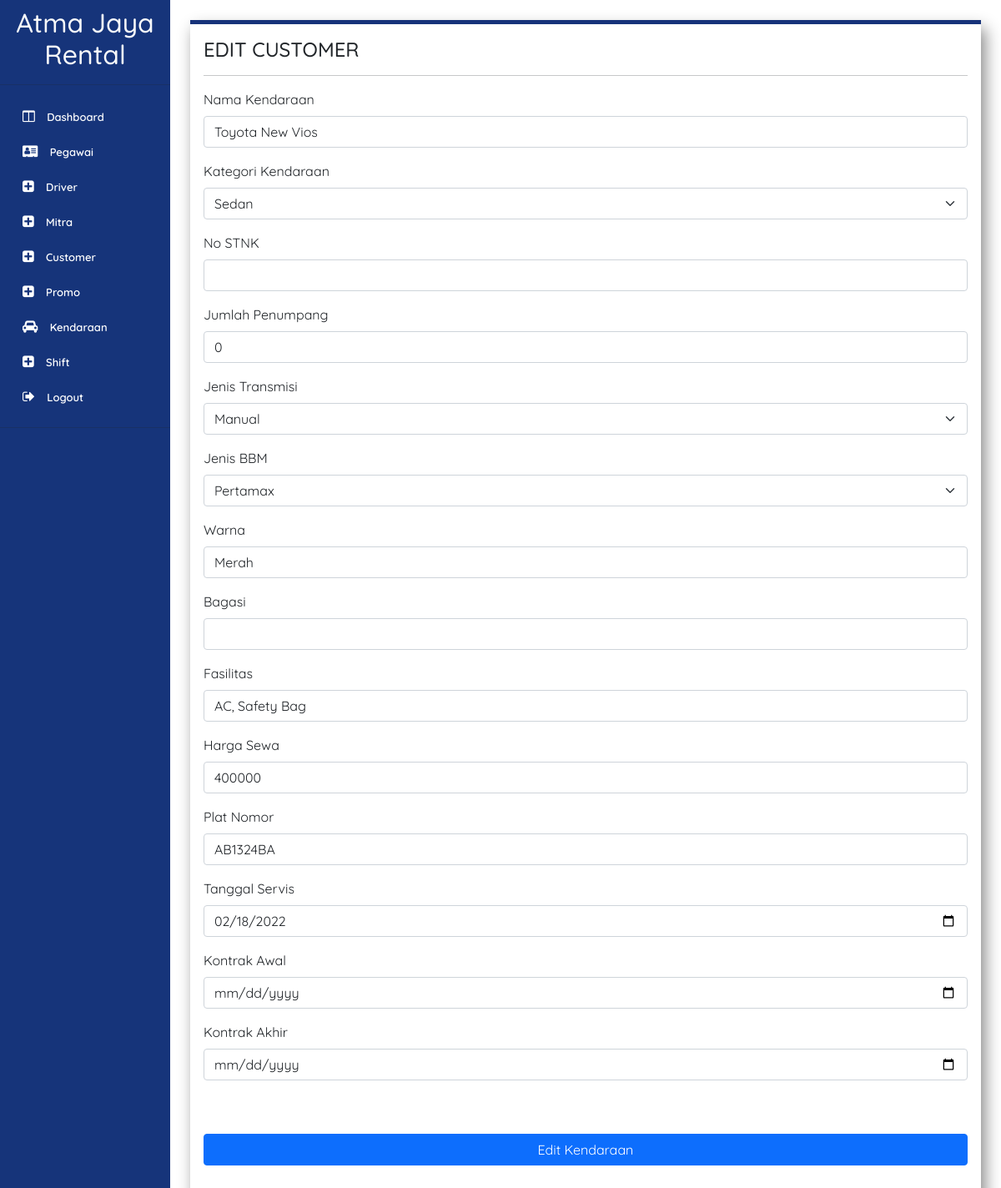
The page /page/editKendaraanPage.php?id=01112 (signed in) on the database its author committed.
### tables this page shows
CREATE TABLE `kendaraan` (
  `ID_KENDARAAN` int(5) UNSIGNED ZEROFILL NOT NULL,
  `ID_MITRA` int(5) UNSIGNED ZEROFILL DEFAULT NULL,
  `PEMILIK_KENDARAAN` varchar(10) NOT NULL,
  `NAMA_KENDARAAN` varchar(50) DEFAULT NULL,
  `KATEGORI_KENDARAAN` varchar(50) DEFAULT NULL,
  `NO_STNK_KENDARAAN` varchar(10) NOT NULL,
  `JUMLAH_PENUMPANG` int(11) NOT NULL,
  `JENIS_TRANSMISI` varchar(10) DEFAULT NULL,
  `JENIS_BBM` varchar(20) DEFAULT NULL,
  `WARNA_MOBIL` varchar(30) DEFAULT NULL,
  `VOLUME_BAGASI` float DEFAULT NULL,
  `FASILITAS_KENDARAAN` varchar(255) DEFAULT NULL,
  `HARGA_SEWA` float DEFAULT NULL,
  `PLAT_NOMOR` varchar(15) DEFAULT NULL,
  `TANGGAL_SERVIS` date DEFAULT NULL,
  `KONTRAK_AWAL` date DEFAULT NULL,
  `KONTRAK_AKHIR` date DEFAULT NULL
);

### page/editKendaraanPage.php (the view, shortened to what this page needs)
<?php
 include '../component/sidebarAdmin.php';
?>
<?php
  $id_kendaraan = $_GET['id'];
  $kendaraan = mysqli_query($con, "SELECT * FROM kendaraan WHERE id_kendaraan = '$id_kendaraan'") or die(mysqli_error($con));
  $data = mysqli_fetch_array($kendaraan);
echo'
<!doctype html>
<html lang="en">
  <head>
    <link href="https://cdn.jsdelivr.net/npm/bootstrap@5.0.2/dist/css/bootstrap.min.css" rel="stylesheet">
    <link href="style.css" rel="stylesheet">
  </head>
 <div class="container p-3 m-4 h-100" style="background-color: #FFFFFF; border-top: 5px solid #17337A;  box-shadow: 5px 10px 18px #888888;" >
    <h4 >EDIT CUSTOMER</h4>
    <hr>
    <form action="../process/editKendaraanProcess.php?id='.$data[0].'" method="post">
<div class="mb-3">
<label for="exampleInputEmail1" class="form-label">Nama Kendaraan</label>
<input class="form-control" id="nama_kendaraan" name="nama_kendaraan" aria-describedby="emailHelp" value = "'.$data[3].'">
</div>
<div class="mb-3">
<label for="exampleInputEmail1" class="form-label">Kategori Kendaraan</label>
<select class="form-select" aria-label="Default select example" name="kategori_kendaraan" id="kategori_kendaraan" value = "'.$data[4].'">
<option value="Sedan">Sedan</option>
</select>
</div>
<div class="mb-3">
<label for="exampleInputEmail1" class="form-label">No STNK</label>
<input class="form-control" id="no_stnk_kendaraan" name="no_stnk_kendaraan" aria-describedby="emailHelp" value = "'.$data[5].'">
</div>
<div class="mb-3">
<label for="exampleInputEmail1" class="form-label">Jumlah Penumpang</label>
<input class="form-control" id="jumlah_penumpang" name="jumlah_penumpang" aria-describedby="emailHelp" value = "'.$data[6].'">
</div>
<div class="mb-3">
<label for="exampleInputEmail1" class="form-label">Jenis Transmisi</label>
<select class="form-select" aria-label="Default select example" name="jenis_transmisi" id="jenis_transmisi" value = "'.$data[7].'">
<option value="Manual">Manual</option>
</select>
</div>
<div class="mb-3">
<label for="exampleInputEmail1" class="form-label">Jenis BBM</label>
<select class="form-select" aria-label="Default select example" name="jenis_bbm" id="jenis_bbm" value = "'.$data[8].'">
<option value="Pertamax">Pertamax</option>
</select>
</div>
<div class="mb-3">
<label for="exampleInputEmail1" class="form-label">Warna</label>
<input class="form-control" id="warna_mobil" name="warna_mobil" aria-describedby="emailHelp" value = "'.$data[9].'">
</div>
<div class="mb-3">
<label for="exampleInputEmail1" class="form-label">Bagasi</label>
<input class="form-control" id="volume_bagasi" name="volume_bagasi" aria-describedby="emailHelp" value = "'.$data[10].'">
</div>
<div class="mb-3">
<label for="exampleInputEmail1" class="form-label">Fasilitas</label>
<input class="form-control" id="fasilitas_kendaraan" name="fasilitas_kendaraan" aria-describedby="emailHelp" value = "'.$data[11].'">
</div>
<div class="mb-3">
<label for="exampleInputEmail1" class="form-label">Harga Sewa</label>
<input class="form-control" id="harga_sewa" name="harga_sewa" aria-describedby="emailHelp" value = "'.$data[12].'">
</div>
<div class="mb-3">
<label for="exampleInputEmail1" class="form-label">Plat Nomor</label>
<input class="form-control" id="plat_nomor" name="plat_nomor" aria-describedby="emailHelp" value = "'.$data[13].'">
</div>
<div class="mb-3">
<label for="exampleInputEmail1" class="form-label">Tanggal Servis</label>
<input type="date" class="form-control" id="tanggal_servis" name="tanggal_servis" aria-describedby="emailHelp" value = "'.$data[14].'">
</div>
<div class="mb-3">
<label for="exampleInputEmail1" class="form-label">Kontrak Awal</label>
<input type="date" class="form-control" id="kontrak_awal" name="kontrak_awal" aria-describedby="emailHelp" value = "'.$data[15].'">
</div>
<div class="mb-3">
<label for="exampleInputEmail1" class="form-label">Kontrak Akhir</label>
<input type="date" class="form-control" id="kontrak_akhir" name="kontrak_akhir" aria-describedby="emailHelp" value = "'.$data[16].'">
</div>
          <br><br>
        <div class="d-grid gap-2">
            <button type="submit" class="btn btn-primary" name="editKendaraan">Edit Kendaraan</button>
        </div>
        <br>
 </form>
 </div>
 </aside>
</body>
</html>
  '
?>

### style/style.css (style rules this page uses)
* { font-family: 'Quicksand', sans-serif; }

### component/sidebarAdmin.php (style rules this page uses)
* { font-family: "Quicksand", sans-serif; }

### rows shown on the page
kendaraan: nama_kendaraan "Toyota New Vios", kategori_kendaraan "Sedan", jumlah_penumpang "0", jenis_transmisi "Manual", jenis_bbm "Pertamax", warna_mobil "Merah", fasilitas_kendaraan "AC, Safety Bag", harga_sewa "400000", plat_nomor "AB1324BA", tanggal_servis "02/18/2022"
